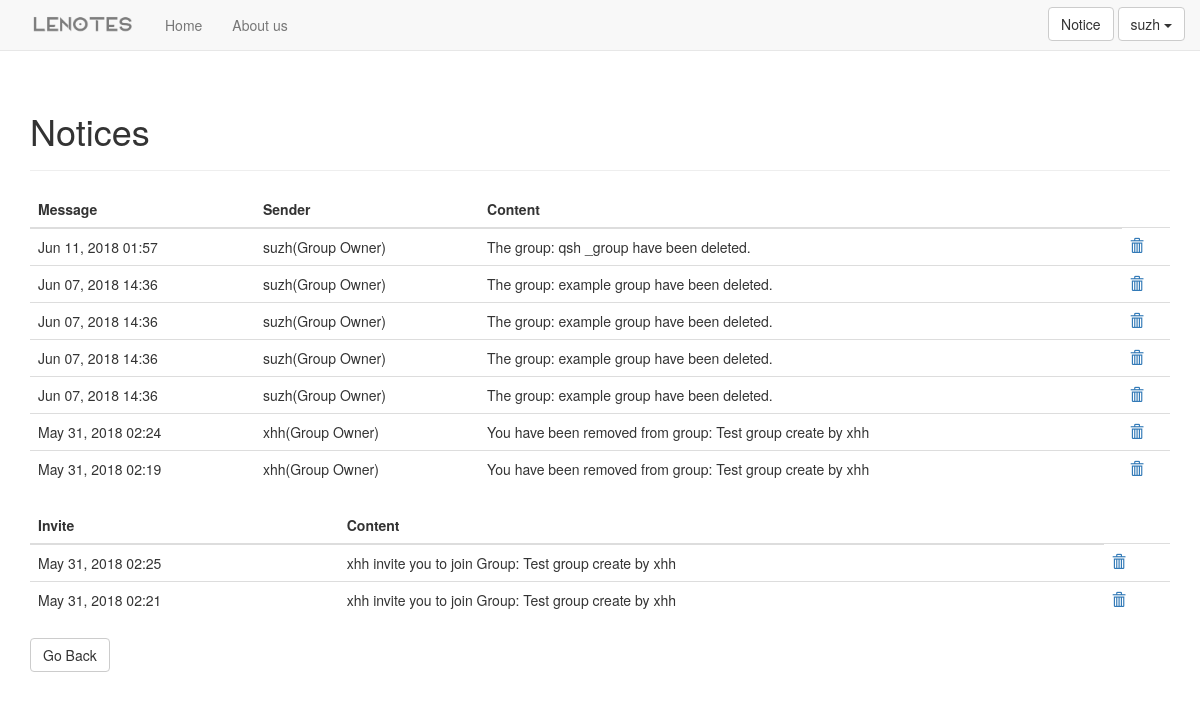
/users/notice/ (signed in), run on an earlier commit of the app's database.
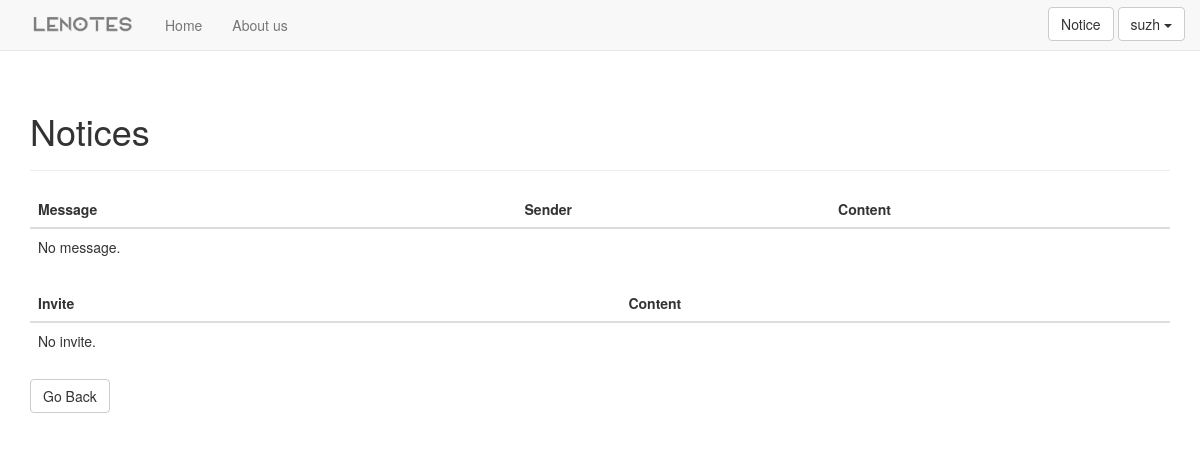
And on a later commit of the database.
### users/models.py (models this page shows, shortened)
class Message(models.Model):
    sender = models.CharField(max_length = 20)
    text = models.CharField(max_length = 300)
    date_added = models.DateTimeField(auto_now_add = True)
    receiver = models.ForeignKey(User, on_delete = models.CASCADE)
    is_Read = models.BooleanField(default = False)

### lenotes/models.py (models this page shows, shortened)
class Invitation(models.Model):
    invite_id = models.CharField(max_length = 40)
    message = models.CharField(max_length = 200)
    receiver = models.ForeignKey(User, on_delete=models.CASCADE)
    date_added = models.DateTimeField(auto_now_add = True)
    groupid = models.IntegerField()
    is_Read = models.BooleanField(default = False)

### users/views.py (the view)
# urls.py: path('notice/', views.notice, name = 'notice'),
@login_required
def notice(request):
    update_userInfo_unread_count(request.user)
    messages = Message.objects.filter(receiver = request.user).order_by('-date_added')
    invitations = Invitation.objects.filter(receiver=request.user).order_by('-date_added')
    context = {
        'messages': messages,
        'invitations': invitations
    }
    return render(request, 'users/notice.html', context)

### lenotes/templatetags/base.py (called while the page is built)
@register.filter
def getUnreadCount(user):
    try:
        info = UserInfo.objects.get(user=user)
    except ObjectDoesNotExist:
        return 0
    else:
        return info.unread_count

### users/views.py (called while the page is built)
def update_userInfo_unread_count(user):
    userinfo = UserInfo.objects.get(user=user)
    userinfo.unread_count = Message.objects.filter(receiver=user, is_Read=False).count() +\
        Invitation.objects.filter(receiver=user, is_Read=False).count()
    userinfo.save()

### users/templates/users/notice.html (shortened to what this page needs)
{% extends "lenotes/base.html" %} {% block header %}
<h1>Notices</h1>
{% endblock %} {% block content %}
<table class="table table-hover">
    <thead>
        <tr>
            <th>Message</th>
            <th>Sender</th>
            <th>Content</th>
        </tr>
    </thead>
    <tbody>
        {% for message in messages %} {% ifequal message.is_Read False %}
        <tr class="info">
            <td>{{ message.date_added|date:'M d, Y H:i' }}</td>
            <td>{{ message.sender }}</td>
            <td>{{ message.text }}</td>
            <td>
                <a href="{% url 'users:read_message' message.id %}" title="Comfire">
                    <span class="glyphicon glyphicon-ok" aria-hidden="true"></span>
                </a>
            </td>
        </tr>
        {% else %}
        <tr>
            <td>{{ message.date_added|date:'M d, Y H:i' }}</td>
            <td>{{ message.sender }}</td>
            <td>{{ message.text }}</td>
            <td>
                <a href="{% url 'users:del_message' message.id %}" title="Delete">
                    <span class="glyphicon glyphicon-trash" aria-hidden="true"></span>
                </a>
            </td>
        </tr>
        {% endifequal %} {% empty %}
        <tr>
            <td>No message.</td>
        </tr>
        {% endfor %}
    </tbody>
</table>
<table class="table table-hover">
    <thead>
        <tr>
            <th>Invite</th>
            <th>Content</th>
        </tr>
    </thead>
    <tbody>
        {% for invitation in invitations %} {% ifequal invitation.is_Read False %}
        <tr class="info">
            <td>{{ invitation.date_added|date:'M d, Y H:i' }}</td>
            <td>{{ invitation.message }}</td>
            <td>
                <a href="{% url 'users:deal_invi' invitation.id 1 %}" title="Accept">
                    <span class="glyphicon glyphicon-ok" aria-hidden="true"></span>
                </a>
            </td>
            <td>
                <a href="{% url 'users:deal_invi' invitation.id 0 %}" title="Refuse">
                    <span class="glyphicon glyphicon-remove" aria-hidden="true"></span>
                </a>
            </td>
        </tr>
        {% else %}
        <tr>
            <td>{{ invitation.date_added|date:'M d, Y H:i' }}</td>
            <td>{{ invitation.message }}</td>
            <td>
                <a href="{% url 'users:del_invi' invitation.id %}" title="Delete">
                    <span class="glyphicon glyphicon-trash" aria-hidden="true"></span>
                </a>
            </td>
        </tr>
        {% endifequal %} {% empty %}
        <tr>
            <td>No invite.</td>
        </tr>
        {% endfor %}
    </tbody>
</table>
<h4><a href="{% url 'users:home' %}" class="btn btn-default">Go Back</a></h4>
{% endblock content %}

### lenotes/templates/lenotes/base.html (shortened to what this page needs)
{% load bootstrap3 %}{% load staticfiles %}{% load base %}
<!DOCTYPE html>
<html lang="en">
<head>
    {% bootstrap_css %} {% bootstrap_javascript %}
</head>
<body>
    <nav class="navbar navbar-default navbar-static-top">
        <div class="container">
            <div class="navbar-header">
                <a href="{% url 'lenotes:index' %}">
                    <img class="myimg" src="{% static 'img/logo.png' %}" alt="" />
                </a>
            </div>
            <div id="navbar" class="navbar-collapse collapse" style="width: 1070px height: 50px">
                <ul class="nav navbar-nav">
                    <li><a href="{% url 'users:home' %}">Home</a></li>
                </ul>
                <ul class="nav navbar-nav">
                    <li><a href="{% url 'lenotes:about_us' %}">About us</a></li>
                </ul>
                <ul class="nav navbar-nav navbar-right">
                    {% if user.is_authenticated %}
                    <a href="{% url 'users:notice' %}" class="btn btn-default" style="margin-top: 7px">Notice
                    </a>
                    <div class="btn-group">
                        <a href="#" class="btn btn-default dropdown-toggle" data-toggle="dropdown" style="margin-top: 7px">{{user.username}}
                            <span class="caret"></span>
                        </a>
                    </div>
                    {% else %}
                    <form class="form-inline ml-auto">
                        <a href="{% url 'users:login' %}?next={{request.path}}" class="btn btn-default" style="margin-top: 7px">Log In</a>
                        <a href="{% url 'users:register' %}" class="btn btn-default" style="margin-top: 7px">Register</a>
                    </form>
                    {% endif %}
                </ul>
            </div>
        </div>
    </nav>
    <div class="container">
        <div class="page-header">
            {% block header %}{% endblock %}
        </div>
        <div>
            {% block content %}{% endblock %}
        </div>
    </div>
</body>
</html>

### lenotes/templates/lenotes/base.html (style rules this page uses)
.myimg { width: 120px; height: 50px; padding: 15px 15px 15px 0px; }

What changed in the data, as far as the page shows it:
removed Message: date_added "Jun 11, 2018 01:57", sender "suzh(Group Owner)", text "The group: qsh _group have been deleted."
removed Message: date_added "Jun 07, 2018 14:36", sender "suzh(Group Owner)", text "The group: example group have been deleted."
removed Message: date_added "Jun 07, 2018 14:36", sender "suzh(Group Owner)", text "The group: example group have been deleted."
removed Message: date_added "Jun 07, 2018 14:36", sender "suzh(Group Owner)", text "The group: example group have been deleted."
removed Message: date_added "Jun 07, 2018 14:36", sender "suzh(Group Owner)", text "The group: example group have been deleted."
removed Message: date_added "May 31, 2018 02:24", sender "xhh(Group Owner)", text "You have been removed from group: Test group create by xhh"
removed Message: date_added "May 31, 2018 02:19", sender "xhh(Group Owner)", text "You have been removed from group: Test group create by xhh"
removed Invitation: date_added "May 31, 2018 02:25", message "xhh invite you to join Group: Test group create by xhh"
removed Invitation: date_added "May 31, 2018 02:21", message "xhh invite you to join Group: Test group create by xhh"
Also different on the page:
text now shown: "No message. No invite."
